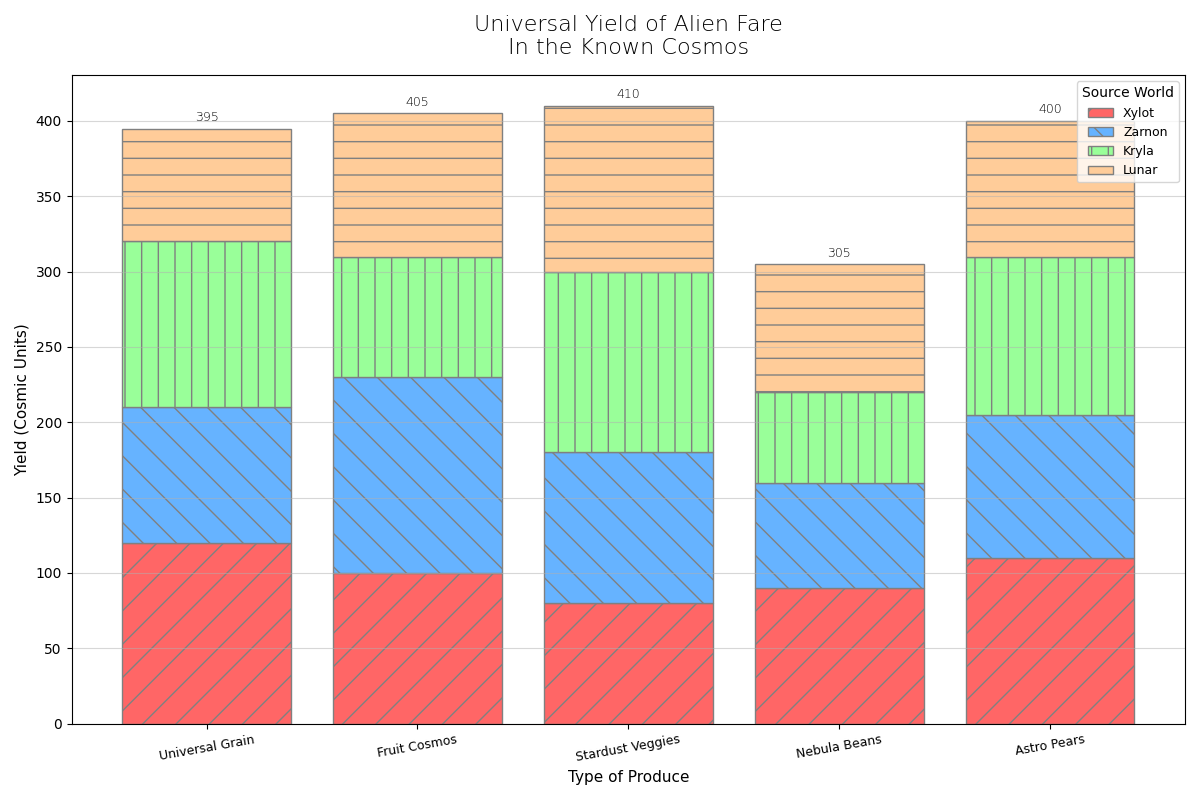

Write the Python code that produced this figure.
import matplotlib.pyplot as plt
import numpy as np

produce_types = ['Universal Grain', 'Fruit Cosmos', 'Stardust Veggies', 'Nebula Beans', 'Astro Pears']
xylot_output = [120, 100, 80, 90, 110]
zarnon_output = [90, 130, 100, 70, 95]
kryla_output = [110, 80, 120, 60, 105]
lunar_output = [75, 95, 110, 85, 90]

bar_positions = np.arange(len(produce_types))

fig, ax = plt.subplots(figsize=(12, 8))

ax.bar(bar_positions, xylot_output, label='Xylot', color='#ff6666', edgecolor='gray', hatch='/')
ax.bar(bar_positions, zarnon_output, bottom=xylot_output, label='Zarnon', color='#66b3ff', edgecolor='gray', hatch='\\')
ax.bar(bar_positions, kryla_output, bottom=np.array(xylot_output) + np.array(zarnon_output), label='Kryla', color='#99ff99', edgecolor='gray', hatch='|')
ax.bar(bar_positions, lunar_output, bottom=np.array(xylot_output) + np.array(zarnon_output) + np.array(kryla_output), label='Lunar', color='#ffcc99', edgecolor='gray', hatch='-')

ax.set_title('Universal Yield of Alien Fare\nIn the Known Cosmos', fontsize=16, fontweight='light', pad=15)
ax.set_xlabel('Type of Produce', fontsize=11)
ax.set_ylabel('Yield (Cosmic Units)', fontsize=11)

ax.set_xticks(bar_positions)
ax.set_xticklabels(produce_types, fontsize=9, rotation=10)

ax.legend(title='Source World', loc='upper right', fontsize=9, title_fontsize='10')

for i, (x, z, k, l) in enumerate(zip(xylot_output, zarnon_output, kryla_output, lunar_output)):
    total = x + z + k + l
    ax.text(i, total + 5, str(total), ha='center', fontsize=9, fontweight='light')

ax.yaxis.grid(True, linestyle='-', alpha=0.5)

plt.tight_layout()
plt.show()
